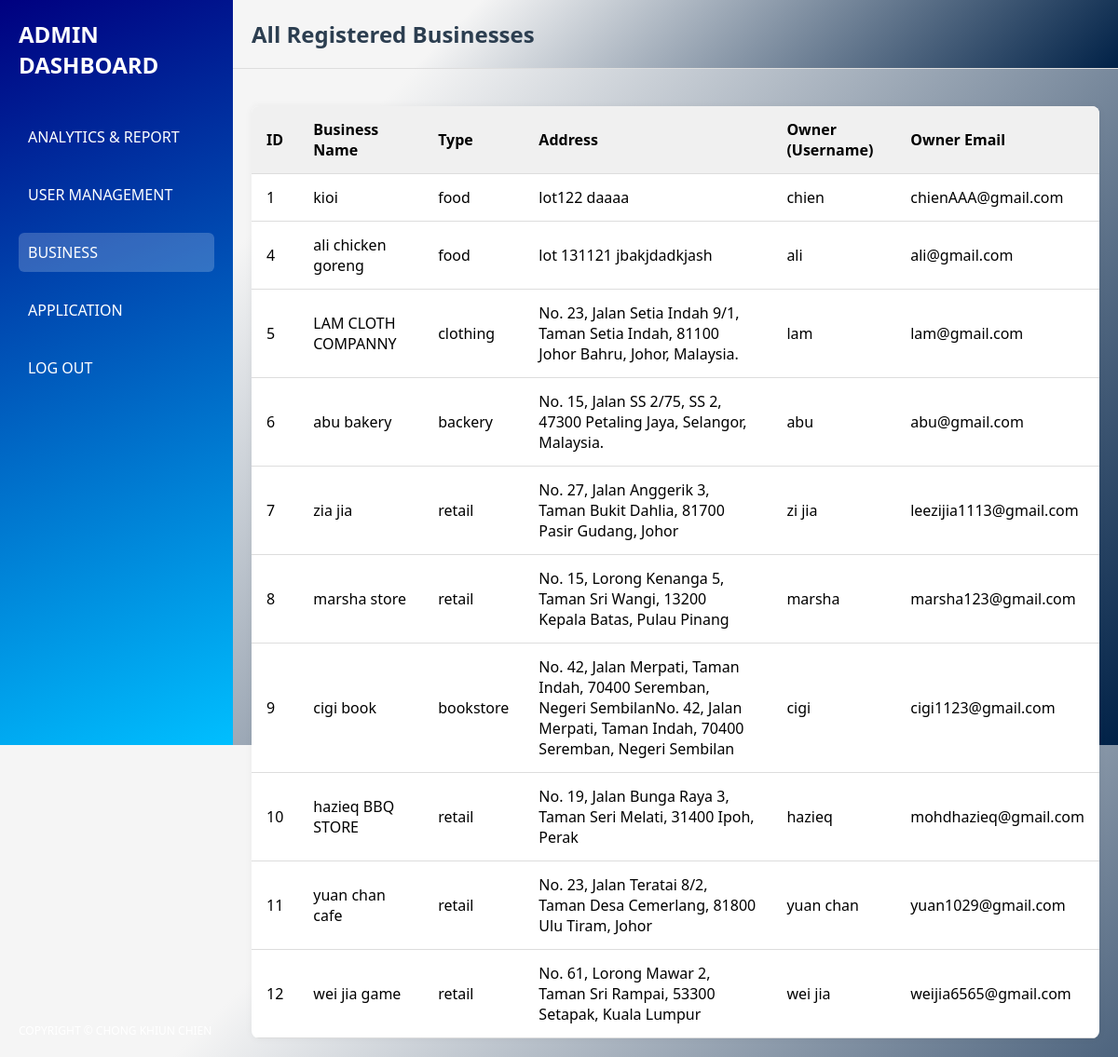
The app's page /adminbusiness.php (signed in) with its own data.
### tables this page shows
CREATE TABLE `businesses` (
  `id` int(11) NOT NULL,
  `user_id` int(11) NOT NULL,
  `business_name` varchar(255) NOT NULL,
  `name` varchar(255) NOT NULL,
  `email` varchar(255) NOT NULL,
  `ic_number` varchar(50) NOT NULL,
  `address` text NOT NULL,
  `type` varchar(100) NOT NULL
);

CREATE TABLE `users` (
  `id` int(11) NOT NULL,
  `username` varchar(100) NOT NULL,
  `email` varchar(100) NOT NULL,
  `password` varchar(255) NOT NULL,
  `role` enum('client','officer','admin') NOT NULL DEFAULT 'client'
);

### adminbusiness.php (the view, shortened to what this page needs)
<?php
$conn = new mysqli("localhost", "root", "", "project");
$query = "
SELECT
    b.id,
    b.business_name,
    b.type,
    b.address,
    u.username,
    u.email
FROM
    businesses b
JOIN
    users u ON b.user_id = u.id";
$result = $conn->query($query);
$businesses = $result ? $result->fetch_all(MYSQLI_ASSOC) : [];
?>
<!DOCTYPE html>
<html lang="en">
<head>
    <link rel="stylesheet" href="admin.css">
</head>
<body>
    <div class="sidebar">
        <h2>ADMIN DASHBOARD</h2>
        <a href="adminanalystics&report.php">ANALYTICS & REPORT</a>
        <a href="adminusermanagment.php">USER MANAGEMENT</a>
        <a href="adminbusiness.php" class="active">BUSINESS</a>
        <a href="adminapplication.php">APPLICATION</a>
        <a href="logout.php">LOG OUT</a>
    </div>
    <div class="main-content">
        <div class="header">
            <h2>All Registered Businesses</h2>
        </div>
        <div class="container">
            <?php if (count($businesses) > 0): ?>
                <table>
                    <thead>
                        <tr>
                            <th>ID</th>
                            <th>Business Name</th>
                            <th>Type</th>
                            <th>Address</th>
                            <th>Owner (Username)</th>
                            <th>Owner Email</th>
                        </tr>
                    </thead>
                    <tbody>
                        <?php foreach ($businesses as $biz): ?>
                            <tr>
                                <td><?= htmlspecialchars($biz['id']) ?></td>
                                <td><?= htmlspecialchars($biz['business_name']) ?></td>
                                <td><?= htmlspecialchars($biz['type']) ?></td>
                                <td><?= htmlspecialchars($biz['address']) ?></td>
                                <td><?= htmlspecialchars($biz['username']) ?></td>
                                <td><?= htmlspecialchars($biz['email']) ?></td>
                            </tr>
                        <?php endforeach; ?>
                    </tbody>
                </table>
            <?php else: ?>
                <p>No businesses registered.</p>
            <?php endif; ?>
        </div>
    </div>
    <div class="copyright">
    </div>
</body>
</html>

### admin.css (style rules this page uses)
* { margin: 0; padding: 0; box-sizing: border-box; }
body { font-family: 'Segoe UI', sans-serif; background-color: #002147; background-image: linear-gradient(315deg, #002147 0%, #f5f5f5 74%); display: flex; height: 100vh; }
.sidebar { width: 250px; background: rgb(0,0,128); background: linear-gradient(159deg, rgba(0,0,128,1) 0%, rgba(0,191,255,1) 100%); color: white; display: flex; flex-direction: column; padding: 20px; }
.sidebar h2 { margin-bottom: 30px; }
.sidebar a { color: white; text-decoration: none; margin: 10px 0; padding: 10px; border-radius: 6px; display: block; }
.sidebar a:hover, .sidebar a.active { background-color: rgba(255, 255, 255, 0.2); }
.main-content { flex: 1; display: flex; flex-direction: column; }
.header { background-color: #002147; background-image: linear-gradient(315deg, #002147 0%, #f5f5f5 74%); padding: 20px; border-bottom: 1px solid #ddd; display: flex; justify-content: space-between; align-items: center; }
.header h2 { color: #2c3e50; }
.container { padding: 20px; }
table { width: 100%; border-collapse: collapse; background-color: white; border-radius: 8px; overflow: hidden; box-shadow: 0 0 8px rgba(0, 0, 0, 0.05); margin-top: 20px; }
th, td { padding: 14px 16px; text-align: left; border-bottom: 1px solid #ddd; }
th { background-color: #f0f0f0; font-weight: bold; }
.copyright { position: absolute; bottom: 20px; left: 20px; font-size: 12px; color: #ffffff; }

### records on screen
businesses: id "1", business_name "kioi", type "food", address "lot122 daaaa", user.username "chien", user.email "chienAAA@gmail.com"
businesses: id "4", business_name "ali chicken goreng", type "food", address "lot 131121 jbakjdadkjash", user.username "ali", user.email "ali@gmail.com"
businesses: id "5", business_name "LAM CLOTH COMPANNY", type "clothing", address "No. 23, Jalan Setia Indah 9/1, Taman Setia Indah, 81100 Johor Bahru, Johor, Malaysia.", user.username "lam", user.email "lam@gmail.com"
businesses: id "6", business_name "abu bakery", type "backery", address "No. 15, Jalan SS 2/75, SS 2, 47300 Petaling Jaya, Selangor, Malaysia.", user.username "abu", user.email "abu@gmail.com"
businesses: id "7", business_name "zia jia", type "retail", address "No. 27, Jalan Anggerik 3, Taman Bukit Dahlia, 81700 Pasir Gudang, Johor", user.username "zi jia", user.email "leezijia1113@gmail.com"
businesses: id "8", business_name "marsha store", type "retail", address "No. 15, Lorong Kenanga 5, Taman Sri Wangi, 13200 Kepala Batas, Pulau Pinang", user.username "marsha", user.email "marsha123@gmail.com"
businesses: id "9", business_name "cigi book", type "bookstore", address "No. 42, Jalan Merpati, Taman Indah, 70400 Seremban, Negeri SembilanNo. 42, Jalan Merpati, Taman Indah, 70400 Seremban, Negeri Sembilan", user.username "cigi", user.email "cigi1123@gmail.com"
businesses: id "10", business_name "hazieq BBQ STORE", type "retail", address "No. 19, Jalan Bunga Raya 3, Taman Seri Melati, 31400 Ipoh, Perak", user.username "hazieq", user.email "mohdhazieq@gmail.com"
businesses: id "11", business_name "yuan chan cafe", type "retail", address "No. 23, Jalan Teratai 8/2, Taman Desa Cemerlang, 81800 Ulu Tiram, Johor", user.username "yuan chan", user.email "yuan1029@gmail.com"
businesses: id "12", business_name "wei jia game", type "retail", address "No. 61, Lorong Mawar 2, Taman Sri Rampai, 53300 Setapak, Kuala Lumpur", user.username "wei jia", user.email "weijia6565@gmail.com"
